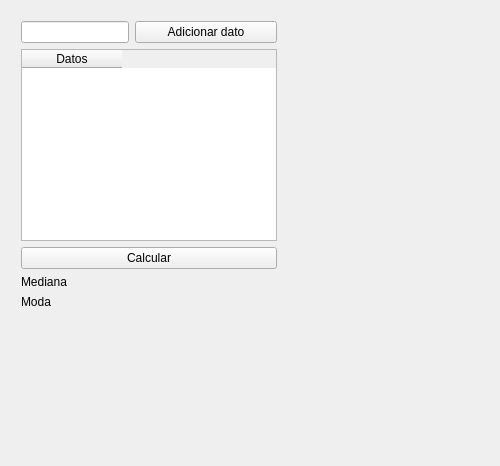
<?xml version="1.0" encoding="UTF-8"?>
<ui version="4.0">
 <class>MainWindow</class>
 <widget class="QMainWindow" name="MainWindow">
  <property name="geometry">
   <rect>
    <x>0</x>
    <y>0</y>
    <width>500</width>
    <height>466</height>
   </rect>
  </property>
  <property name="windowTitle">
   <string>Estadistica Descriptiva Basica</string>
  </property>
  <widget class="QWidget" name="centralWidget">
   <widget class="QWidget" name="layoutWidget">
    <property name="geometry">
     <rect>
      <x>10</x>
      <y>10</y>
      <width>481</width>
      <height>451</height>
     </rect>
    </property>
    <layout class="QFormLayout" name="formLayout">
     <property name="sizeConstraint">
      <enum>QLayout::SetFixedSize</enum>
     </property>
     <item row="0" column="0">
      <widget class="QLineEdit" name="lineEdit"/>
     </item>
     <item row="0" column="1">
      <widget class="QPushButton" name="pushButton">
       <property name="text">
        <string>Adicionar dato</string>
       </property>
      </widget>
     </item>
     <item row="1" column="0" colspan="2">
      <widget class="QTableWidget" name="tableWidget">
       <column>
        <property name="text">
         <string>Datos</string>
        </property>
       </column>
      </widget>
     </item>
     <item row="2" column="0" colspan="2">
      <widget class="QPushButton" name="pushButton_2">
       <property name="text">
        <string>Calcular</string>
       </property>
      </widget>
     </item>
     <item row="3" column="0">
      <widget class="QLabel" name="label">
       <property name="text">
        <string>Mediana</string>
       </property>
      </widget>
     </item>
     <item row="3" column="1">
      <widget class="QLabel" name="mediana">
       <property name="text">
        <string/>
       </property>
      </widget>
     </item>
     <item row="6" column="0">
      <widget class="QLabel" name="label_2">
       <property name="text">
        <string>Moda</string>
       </property>
      </widget>
     </item>
     <item row="6" column="1">
      <widget class="QLabel" name="moda">
       <property name="text">
        <string/>
       </property>
      </widget>
     </item>
    </layout>
   </widget>
  </widget>
 </widget>
 <layoutdefault spacing="6" margin="11"/>
 <resources/>
 <connections/>
</ui>
